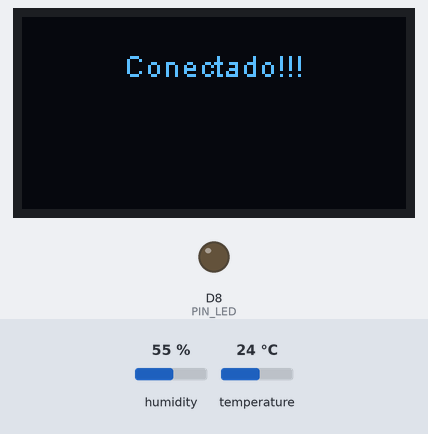
Bench run of a sketch on a simulated ESP8266 (NodeMCU). Parts: 128×64 one-colour display, output pins drawn as LEDs (lit = HIGH). Wiring (inferred from the names in the program): DHT22 sensor: data D6. The inputs (shaded band) are chosen by the test bench; at power-on: humidity 55 %, temperature 24 °C. WiFi joins after 1.5 s; servers stay silent unless stated; uploads are accepted with an empty reply; what the sketch prints to the serial monitor is not drawn.

Above: at 6.6 s.
At 10.7 s:
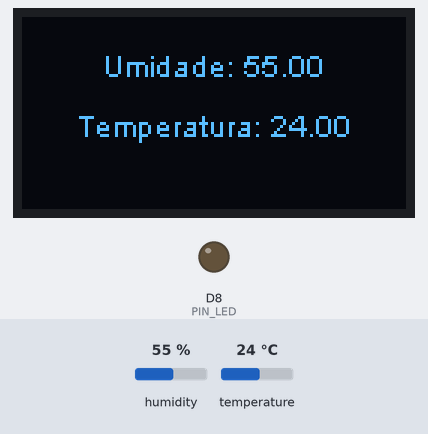
10.8 s: humidity set to 22 %
At 13.0 s:
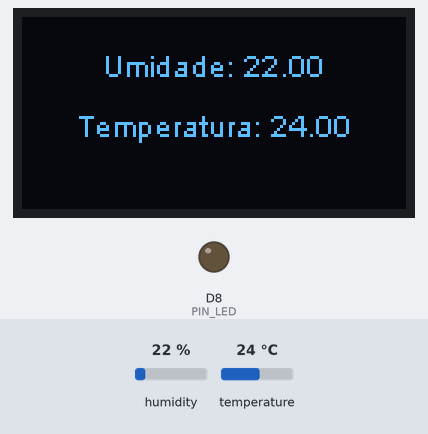
13.4 s: temperature set to 12 °C
At 14.5 s:
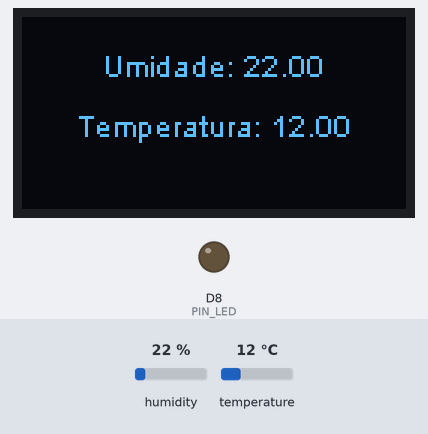
16.0 s: humidity set to 40 %
At 18.9 s:
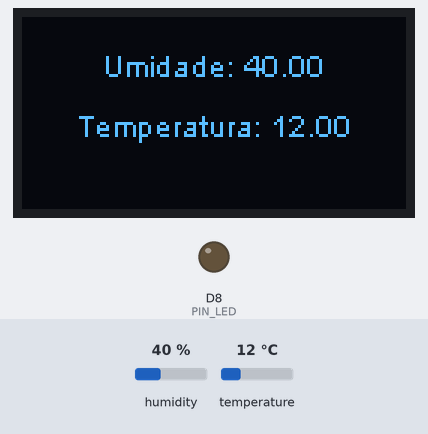
19.3 s: temperature set to 19 °C
Timing chart, 0 to 22.3 s (numbered marks = the images above; inputs shaded):
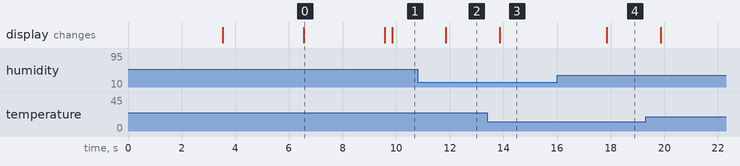

Measured:
- after the input at 10.8 s, the display: changes after 1.1 s (image 2)
- after the input at 13.4 s, the display: changes after 0.46 s (image 3)
- after the input at 16.0 s, the display: changes after 1.9 s (image 4)
- what the display in image 0 shows lasts 3.0 s, from 6.6 s to 9.6 s

The sketch:

oficina_iot.ino
```cpp
#include <ESP8266WiFi.h>
#include <ESP8266HTTPClient.h>
#include <ArduinoJson.h>
#include <DHT.h>
#include <SPI.h>
#include <Wire.h>
#include <SSD1306Wire.h>
#include <math.h>

#define WIFI_SSID "<NOME DA REDE>"
#define WIFI_PASSWORD "<SENHA DA REDE>"

#define I2C_DISPLAY_ADDRESS 0x3c
#define SDA_PIN D2
#define SCK_PIN D1
#define PIN_LED D8
#define DHTTYPE DHT22
#define DHTPIN  D6

String ADAFRUIT_USERNAME = "<USUARIO DO ADAFRUIT>";
String ADAFRUIT_AIO = "<AIO DO ADAFRUIT>";
String FEED_KEY_TEMPERATURA = "temperatura";
String FEED_KEY_UMIDADE = "umidade";
String FEED_KEY_LED = "led";
String ADAFRUIT_HOST = "http://io.adafruit.com/api/v2";
String URL_TEMPERATURA = ADAFRUIT_HOST + "/" + ADAFRUIT_USERNAME + "/feeds/" + FEED_KEY_TEMPERATURA + "/data/";
String URL_UMIDADE = ADAFRUIT_HOST + "/" + ADAFRUIT_USERNAME + "/feeds/" + FEED_KEY_UMIDADE + "/data/";
String URL_LED = ADAFRUIT_HOST + "/" + ADAFRUIT_USERNAME + "/feeds/" + FEED_KEY_LED + "/data/last/";

long tpLed = 0;
long tpTemperatura = 0;
long tpUmidade = 0;

long tempoEnvioTemperatura = 20000;
long tempoEnvioUmidade = 20000;
long tempoConsultaLED = 2000;

HTTPClient http;
DHT dht(DHTPIN, DHTTYPE, 11);
SSD1306Wire  display(I2C_DISPLAY_ADDRESS, SDA_PIN, SCK_PIN);

const char activeSymbol[] PROGMEM = {
    B00000000,
    B00000000,
    B00011000,
    B00100100,
    B01000010,
    B01000010,
    B00100100,
    B00011000
};

const char inactiveSymbol[] PROGMEM = {
    B00000000,
    B00000000,
    B00000000,
    B00000000,
    B00011000,
    B00011000,
    B00000000,
    B00000000
};

void setupPins(){
  pinMode(PIN_LED, OUTPUT);
  dht.begin();
  delay(2000);
}

void setupDisplay(){
  //Serial.println("Configurando display");
  display.init();
  display.clear();
  display.display();
  //display.flipScreenVertically();
  display.setFont(ArialMT_Plain_10);
  display.setTextAlignment(TEXT_ALIGN_CENTER);
  display.setContrast(255);
  display.drawString(0, 0, "Hello world");
  //Serial.println("Display configurado");
}

void setupWifi(){
  Serial.println("Configurando Wifi");
  WiFi.begin(WIFI_SSID, WIFI_PASSWORD);
  Serial.print("Conectando");
  int counter = 0;
  while (WiFi.status() != WL_CONNECTED) {
    Serial.print(".");
    display.clear();
    String msg = String("Conectando em ") + String(WIFI_SSID);
    display.drawString(64, 10, msg);
    display.drawXbm(46, 30, 8, 8, counter % 3 == 0 ? activeSymbol : inactiveSymbol);
    display.drawXbm(60, 30, 8, 8, counter % 3 == 1 ? activeSymbol : inactiveSymbol);
    display.drawXbm(74, 30, 8, 8, counter % 3 == 2 ? activeSymbol : inactiveSymbol);
    display.display();
    counter++;
  }
  delay(3000);
  display.clear();
  display.drawString(64, 10, "Conectado!!!");
  display.display();
  delay(3000);
  display.clear();
  display.display();
  Serial.println();
  Serial.print("Conectado: ");
  Serial.println(WiFi.localIP());
}

void enviaPost(String Url, String dados){
  if((WiFi.status() == WL_CONNECTED)) {
      //Serial.println("Enviando dados...");
      //Serial.print("URL: ");
      //Serial.println(Url);
      //Serial.println("Conectando");
      http.begin(Url);
      http.addHeader("X-AIO-Key", ADAFRUIT_AIO, true);
      http.addHeader("Content-Type", "application/json");
      int httpCode = http.POST(dados);
      if(httpCode == HTTP_CODE_OK){
        //Serial.println("Dados enviados para o servidor");
      }else{
        Serial.println("Erro ao enviar os dados");
        Serial.print("Code:");
        Serial.println(httpCode);
      }
      http.end();
  }
}

String enviaGet(String Url){
  if((WiFi.status() == WL_CONNECTED)) {
      //Serial.print("URL: ");
      //Serial.println(Url);
      http.begin(Url);
      http.addHeader("X-AIO-Key", ADAFRUIT_AIO, true);
      http.addHeader("Content-Type", "application/json");
      int httpCode = http.GET();
      if(httpCode == HTTP_CODE_OK){
         //Serial.println("Dados enviados para o servidor");
         return http.getString();
      }else{
        Serial.println("Erro ao enviar os dados");
        Serial.print("Code:");
        Serial.println(httpCode);
      }
      http.end();
  }
  return String();
}

void mostraDadosDisplay(float umidade, float temperatura){
  //Limpa e mostra a umidade no display
  display.clear();
  String msgUmidade = "Umidade: " + String(umidade);
  display.drawString(64, 10, msgUmidade);
  String msgTemperatura = "Temperatura: " + String(temperatura);
  display.drawString(64, 30, msgTemperatura);
  display.display();
}

void buscaDadosLED(){
  String resultado = enviaGet(URL_LED);
  if(resultado.length() != 0){
    StaticJsonBuffer<500> jsonBuffer;
    JsonObject& root = jsonBuffer.parseObject(resultado);
    String valorLed = root["value"];
    if(valorLed == "0"){
      Serial.println("Desligando a luz");
      digitalWrite(PIN_LED, 0);
    }else if(valorLed == "1"){
      Serial.println("Ligando a luz");
      digitalWrite(PIN_LED, 255);
    }
  }
}

void setup() {
  Serial.begin(9600);
  while (!Serial) {
    ;
  }
  setupPins();
  setupDisplay();
  setupWifi();
}

void loop() {
  long tempo = millis();
  float umidade = dht.readHumidity();
  float temperatura = dht.readTemperature(false);

  if(isnan(umidade) != 0 || isnan(temperatura) != 0){
    delay(1000);
    return;
  }

  mostraDadosDisplay(umidade, temperatura);

  if((tempo - tpTemperatura) > tempoEnvioTemperatura){
    tpTemperatura = tempo;
    String dados = "{ \"value\" : \"" + String(temperatura) + "\" }";
    enviaPost(URL_TEMPERATURA, dados);
  }

  if((tempo - tpUmidade) > tempoEnvioUmidade){
    tpUmidade = tempo;
    String dados = "{ \"value\" : \"" + String(umidade) + "\" }";
    enviaPost(URL_UMIDADE, dados);
  }

  if((tempo - tpLed) > tempoConsultaLED){
    tpLed = tempo;
    buscaDadosLED();
  }
}
```
